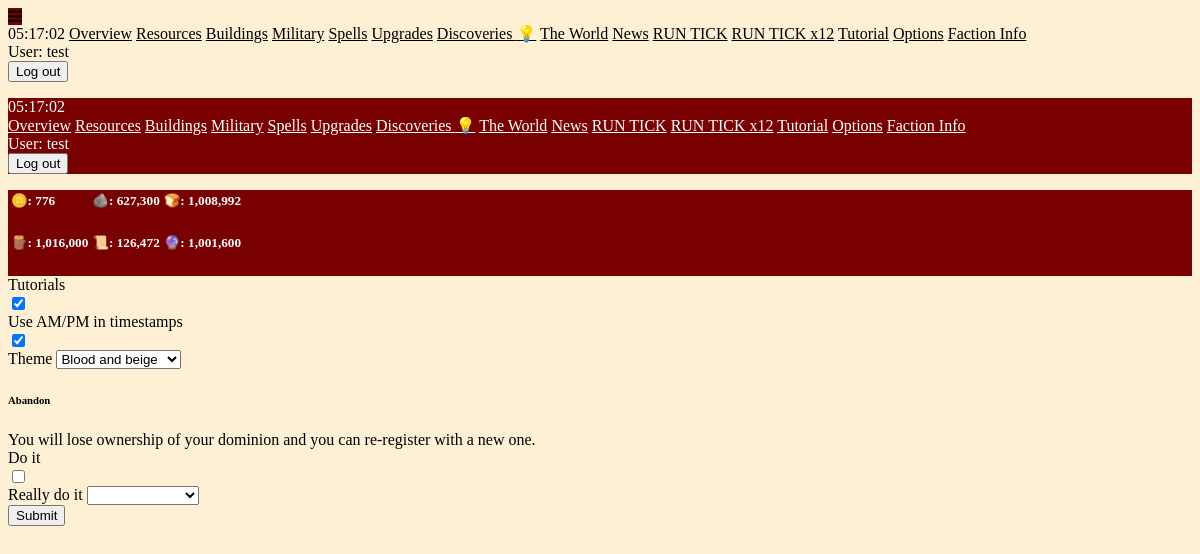
The app's page /options (signed in) with its own data.
### maingame/models.py (models this page shows, shortened)
class Player(models.Model):
    associated_user = models.OneToOneField(User, on_delete=models.CASCADE, null=True, blank=True, unique=True)
    name = models.CharField(max_length=50, null=True, blank=True, unique=True)
    timezone = models.CharField(max_length=50, default="UTC")
    is_starving = models.BooleanField(default=False)
    has_unread_events = models.BooleanField(default=False)
    protection_ticks_remaining = models.IntegerField(default=72)
    complacency = models.IntegerField(default=0)
    has_tick_units = models.BooleanField(default=False)
    show_tutorials = models.BooleanField(default=True)
    theme = models.CharField(max_length=50, null=True, blank=True, default="ODA")
    is_abandoned = models.BooleanField(default=False)
    use_am_pm = models.BooleanField(default=True)
    acres = models.IntegerField(default=100)
    incoming_acres_dict = models.JSONField(default=dict, blank=True)
    primary_resource_name = models.CharField(max_length=50, null=True, blank=True)
    primary_resource_per_acre = models.IntegerField(default=0)
    building_primary_resource_name = models.CharField(max_length=50, null=True, blank=True)
    building_secondary_resource_name = models.CharField(max_length=50, null=True, blank=True)
    building_primary_cost_per_acre = models.IntegerField(default=100)
    building_secondary_cost_per_acre = models.IntegerField(default=10)
    upgrade_cost = models.IntegerField(default=300)
    upgrade_exponent = models.FloatField(default=1.03, null=True, blank=True)
    perk_dict = models.JSONField(default=dict, blank=True)
    faction_name = models.CharField(max_length=50, null=True, blank=True)
    discovery_points = models.IntegerField(default=0)
    available_discoveries = models.JSONField(default=list, blank=True)
    learned_discoveries = models.JSONField(default=list, blank=True)
    last_sold_resource_name = models.CharField(max_length=50, null=True, blank=True)
    last_bought_resource_name = models.CharField(max_length=50, null=True, blank=True)
    @property
    def barren_acres(self):
        barren_acres = self.acres
        for building in Building.objects.filter(ruler=self):
            barren_acres -= building.quantity
        return barren_acres
    @property
    def header_rows(self):
        iterator = -1
        row_number = 0
        header_rows = {}
        for resource in Resource.objects.filter(ruler=self):
            iterator += 1
            if iterator % math.ceil(Resource.objects.filter(ruler=self).count() / 2) == 0:
                row_number += 1
                header_rows[str(row_number)] = []
            readout = f"{resource.icon}: {int(resource.quantity):,}"
            tooltip = resource.name
            header_rows[str(row_number)].append({
                "readout": readout,
                "tooltip": tooltip
            })
        return header_rows

### maingame/views.py (the view)
# urls.py: path("options", views.options, name="options"),
@login_required
def options(request):
    try:
        player = Player.objects.get(associated_user=request.user)
    except:
        return redirect("register")
    themes = ["Mustard and blue", "Blood and beige", "It's a boy", "Elesh Norn", "Swampy", "OpenDominion", "ODA"]
    context = {
        "themes": themes,
    }
    return render(request, "maingame/options.html", context)

### maingame/context_processors/context_processors.py (called while the page is built)
def player_context_processor(request):
    active_player = None
    if request.user.is_authenticated:
        active_player = Player.objects.filter(associated_user=request.user).first()
    return {
        "active_player": active_player,
        "round": Round.objects.first(),
    }

### maingame/templates/maingame/options.html (shortened to what this page needs)
{% extends "base.html" %}
{% block content %}
<div>
    <form action="{% url 'submit_options' %}" method="post" class="u-flex u-flex-column u-gap-4">
        <div class="form-ext-control pl-0 w-12">
            <label class="form-ext-toggle__label u-flex u-flex-row u-gap-2">
                <span>Tutorials</span>
                <div class="form-ext-toggle">
                    <input name="show_tutorials" type="checkbox" class="form-ext-input" {% if active_player.show_tutorials %}checked{% endif %} />
                </div>
            </label>
        </div>
        <div class="form-ext-control pl-0 w-12">
            <label class="form-ext-toggle__label u-flex u-flex-row u-gap-2">
                <span>Use AM/PM in timestamps</span>
                <div class="form-ext-toggle">
                    <input name="use_am_pm" type="checkbox" class="form-ext-input" {% if active_player.use_am_pm %}checked{% endif %} />
                </div>
            </label>
        </div>
        <div class="u-flex u-flex-column">
            <label for="theme">Theme</label>
            <select name="theme" class="w-48">
                {% for theme in themes %}
                <option {% if theme == active_player.theme %}selected{% endif %}>{{ theme }}</option>
                {% endfor %}
            </select>
        </div>
        <div class="form-ext-control pl-0 w-32 mt-8">
            <div class="u-flex u-flex-column">
                <h6>Abandon</h6>
                <span>You will lose ownership of your dominion and you can re-register with a new one.</span>
            </div>
            <label class="form-ext-toggle__label u-flex u-flex-row w-24 mt-2">
                <span>Do it</span>
                <div class="form-ext-toggle">
                    <input name="abandon" type="checkbox" class="form-ext-input" />
                </div>
            </label>
            <label class="form-ext-toggle__label u-flex u-flex-row w-48 mt-2">
                <span class="w-24">Really do it</span>
                <select name="confirm_abandon">
                    <option></option>
                    <option>REALLY DO IT</option>
                </select>
            </label>
        </div>
        <button class="btn-light mt-4 w-16 h-6 p-0 u-center" type="submit">
            <span class="font-bold">Submit</span>
        </button>
    </form>
</div>
{% endblock %}

### templates/sidebar_links.html (shortened to what this page needs)
{% if active_player %}
<a href="{% url 'overview' active_player.id %}" class="">Overview</a>
<a href="{% url 'resources' %}" class="">Resources</a>
<a href="{% url 'buildings' %}" class="">Buildings{% if active_player.barren_acres > 0 %} ⚠️{% endif %}</a>
<a href="{% url 'military' %}" class="">Military</a>
<a href="{% url 'spells' %}" class="">Spells</a>
<a href="{% url 'upgrades' %}" class="">Upgrades</a>
<a href="{% url 'discoveries' %}" class="">Discoveries{% if active_player.discovery_points >= 50 %} 💡{% endif %}</a>
<a href="{% url 'world' %}" class="">The World</a>
<a href="{% url 'news' %}" class="">News{% if active_player.has_unread_events > 0 %} ⚠️{% endif %}</a>
<a href="{% url 'run_tick_view' 1 %}" class=" mt-12">RUN TICK</a>
<a href="{% url 'run_tick_view' 12 %}" class="">RUN TICK x12</a>
{% if active_player.show_tutorials %}
<a href="{% url 'tutorial' %}" class="">Tutorial</a>
{% endif %}
<a href="{% url 'options' %}" class="">Options</a>
{% endif %}
<a href="{% url 'faction_info' %}" class="">Faction Info</a>
<form action="{% url 'logout' %}" method="post" class="mt-8">
    <div class="u-flex u-flex-column u-gap-0">
        <span class="text-xs my-0">User: {{ user.username }}</span>
    </div>
    <button type="submit" class="px-1 py-0 w-12 h-4">
        <span class="font-bold">Log out</span>
    </button>
</form>

### records on screen
Player: show_tutorials "☑", use_am_pm "☑", theme "Blood and beige"

### other values on screen
{{ user.username }} "test test"
{{ resource_readout.readout }} "🪙: 776" "🪨: 627,300" "🍞: 1,008,992" "🪵: 1,016,000" "📜: 126,472" "🔮: 1,001,600"
